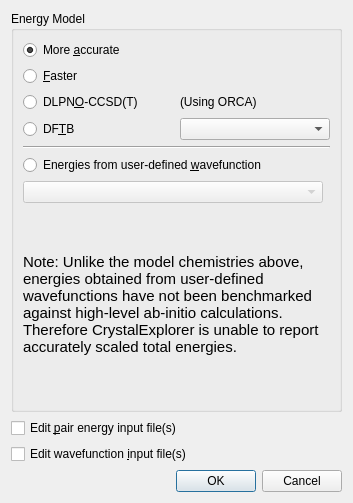
<?xml version="1.0" encoding="UTF-8"?>
<ui version="4.0">
 <class>EnergyCalculationDialog</class>
 <widget class="QDialog" name="EnergyCalculationDialog">
  <property name="geometry">
   <rect>
    <x>0</x>
    <y>0</y>
    <width>353</width>
    <height>503</height>
   </rect>
  </property>
  <property name="windowTitle">
   <string>Calculate Interaction Energy</string>
  </property>
  <layout class="QVBoxLayout" name="verticalLayout">
   <item>
    <widget class="QGroupBox" name="wavefunctionBox">
     <property name="title">
      <string>Energy Model</string>
     </property>
     <layout class="QVBoxLayout" name="verticalLayout_2">
      <item>
       <layout class="QGridLayout" name="gridLayout">
        <item row="1" column="1">
         <widget class="QLabel" name="qualitativeLabel">
          <property name="font">
           <font>
            <pointsize>11</pointsize>
           </font>
          </property>
          <property name="text">
           <string/>
          </property>
         </widget>
        </item>
        <item row="0" column="0">
         <widget class="QRadioButton" name="quantitativeRadioButton">
          <property name="text">
           <string>More &amp;accurate</string>
          </property>
          <property name="checked">
           <bool>true</bool>
          </property>
         </widget>
        </item>
        <item row="1" column="0">
         <widget class="QRadioButton" name="qualitativeRadioButton">
          <property name="text">
           <string>&amp;Faster</string>
          </property>
         </widget>
        </item>
        <item row="0" column="1">
         <widget class="QLabel" name="quantitativeLabel">
          <property name="font">
           <font>
            <pointsize>11</pointsize>
           </font>
          </property>
          <property name="text">
           <string/>
          </property>
         </widget>
        </item>
        <item row="2" column="0">
         <widget class="QRadioButton" name="orcaRadioButton">
          <property name="text">
           <string>DLPN&amp;O-CCSD(T)</string>
          </property>
         </widget>
        </item>
        <item row="2" column="1">
         <widget class="QLabel" name="orcaLabel">
          <property name="text">
           <string>(Using ORCA)</string>
          </property>
         </widget>
        </item>
        <item row="3" column="0">
         <widget class="QRadioButton" name="gfnRadioButton">
          <property name="text">
           <string>DF&amp;TB</string>
          </property>
         </widget>
        </item>
        <item row="3" column="1">
         <widget class="QComboBox" name="gfnComboBox"/>
        </item>
       </layout>
      </item>
      <item>
       <widget class="Line" name="line">
        <property name="orientation">
         <enum>Qt::Horizontal</enum>
        </property>
       </widget>
      </item>
      <item>
       <widget class="QRadioButton" name="userWavefunctionRadioButton">
        <property name="text">
         <string>Energies from user-defined &amp;wavefunction</string>
        </property>
       </widget>
      </item>
      <item>
       <widget class="QComboBox" name="wavefunctionCombobox">
        <property name="enabled">
         <bool>false</bool>
        </property>
        <property name="sizePolicy">
         <sizepolicy hsizetype="Fixed" vsizetype="Fixed">
          <horstretch>0</horstretch>
          <verstretch>0</verstretch>
         </sizepolicy>
        </property>
        <property name="minimumSize">
         <size>
          <width>300</width>
          <height>0</height>
         </size>
        </property>
       </widget>
      </item>
      <item>
       <widget class="QLabel" name="warningTextLabel">
        <property name="font">
         <font>
          <pointsize>11</pointsize>
         </font>
        </property>
        <property name="text">
         <string>Note: Unlike the model chemistries above, energies obtained from user-defined wavefunctions have not been benchmarked against high-level ab-initio calculations. Therefore CrystalExplorer is unable to report accurately scaled total energies.</string>
        </property>
        <property name="wordWrap">
         <bool>true</bool>
        </property>
       </widget>
      </item>
     </layout>
    </widget>
   </item>
   <item>
    <widget class="QCheckBox" name="editTontoInputFileCheckbox">
     <property name="text">
      <string>Edit &amp;pair energy input file(s)</string>
     </property>
    </widget>
   </item>
   <item>
    <widget class="QCheckBox" name="editWavefunctionInputFileCheckbox">
     <property name="text">
      <string>Edit wavefunction &amp;input file(s)</string>
     </property>
    </widget>
   </item>
   <item>
    <widget class="QDialogButtonBox" name="buttonBox">
     <property name="standardButtons">
      <set>QDialogButtonBox::Cancel|QDialogButtonBox::Ok</set>
     </property>
    </widget>
   </item>
  </layout>
 </widget>
 <resources/>
 <connections>
  <connection>
   <sender>buttonBox</sender>
   <signal>accepted()</signal>
   <receiver>EnergyCalculationDialog</receiver>
   <slot>accept()</slot>
   <hints>
    <hint type="sourcelabel">
     <x>248</x>
     <y>254</y>
    </hint>
    <hint type="destinationlabel">
     <x>157</x>
     <y>274</y>
    </hint>
   </hints>
  </connection>
  <connection>
   <sender>buttonBox</sender>
   <signal>rejected()</signal>
   <receiver>EnergyCalculationDialog</receiver>
   <slot>reject()</slot>
   <hints>
    <hint type="sourcelabel">
     <x>316</x>
     <y>260</y>
    </hint>
    <hint type="destinationlabel">
     <x>286</x>
     <y>274</y>
    </hint>
   </hints>
  </connection>
 </connections>
</ui>
